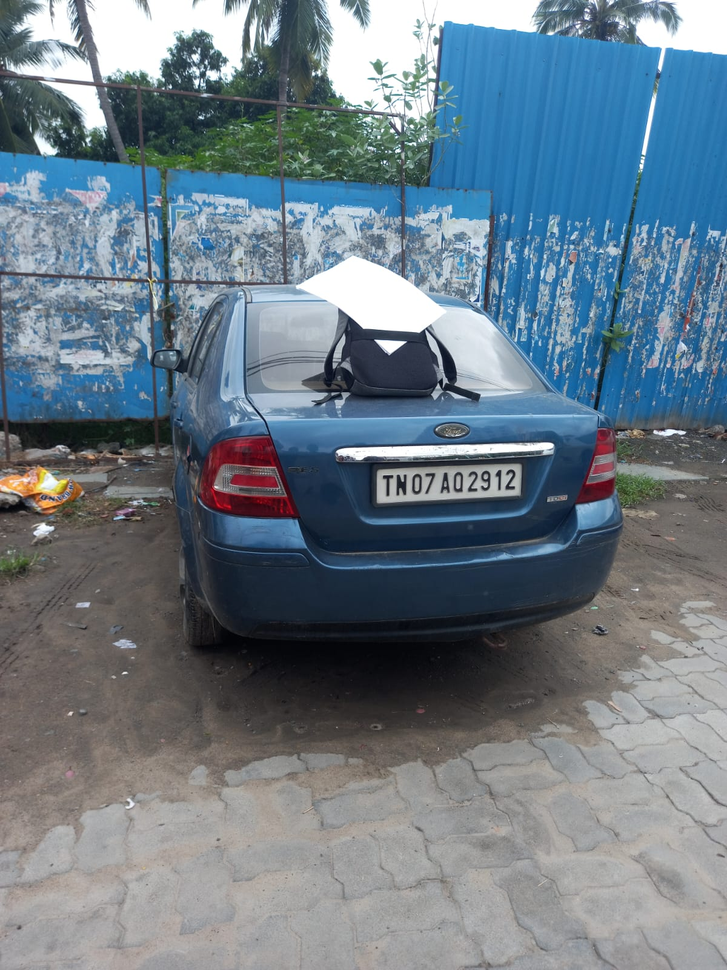
//> input picture images/input2.png, 727 x 970 px, shrunk from 1200 x 1600 before the run; its folder holds only this picture in this run
$ ./main   (built with g++ and OpenCV 4)
//> lines starting //> are read from the running program, lines starting //| are printed output that depends on the picture; after the words box and inside, x2 and y2 are one past the last pixel; in counts of white or black regions, pixels touching at a corner belong together
#include <opencv2/opencv.hpp>
#include <iostream>
#include <fstream>
#include <ctime>
#include <filesystem>
#include <cctype>

namespace fs = std::filesystem;

// Function to correct plate text
std::string correctPlate(const std::string &raw)
{
    std::string corrected = raw;

    for (int i = 0; i < corrected.size(); ++i)
    {
        char &c = corrected[i];

        if ((i == 0 || i == 1 || i == 4 || i == 5) && isdigit(c))
        {
            if (c == '0')
                c = 'O';
            else if (c == '1')
                c = 'I';
            else if (c == '4')
                c = 'A';
            else if (c == '8')
                c = 'B';
        }

        else if ((i == 2 || i == 3 || i >= 6) && isalpha(c))
        {
            if (c == 'O')
                c = '0';
            else if (c == 'I')
                c = '1';
            else if (c == 'Z')
                c = '2';
            else if (c == 'A')
                c = '4';
            else if (c == 'B')
                c = '8';
        }
    }

    return corrected;
}

int main()
{
    std::vector<std::string> availableImages;
    std::cout << "Available images:\n";
    for (const auto &entry : fs::directory_iterator("images"))
    {
        std::string name = entry.path().filename().string();
        std::cout << availableImages.size() + 1 << ". " << name << "\n";
        availableImages.push_back(name);
    }

    if (availableImages.empty())
    {
        std::cerr << "No images found in 'images/' directory.\n";
        return -1;
    }

    // Choose image
    int choice;
    std::cout << "Choose image number: ";
    std::cin >> choice;
//> the answer given: 1
    std::cin.ignore();

    if (choice < 1 || choice > availableImages.size())
    {
        std::cerr << "Invalid choice.\n";
        return -1;
    }

    std::string imagePath = "images/" + availableImages[choice - 1];
    cv::Mat image = cv::imread(imagePath);
//> image is the input picture: 970 rows x 727 cols, CV_8UC3; mean B, G, R 135.3, 124.1, 109.1
    if (image.empty())
    {
        std::cerr << "Failed to read image: " << imagePath << "\n";
        return -1;
    }

    // Preprocess
    cv::Mat gray, blurred;
    cv::cvtColor(image, gray, cv::COLOR_BGR2GRAY);
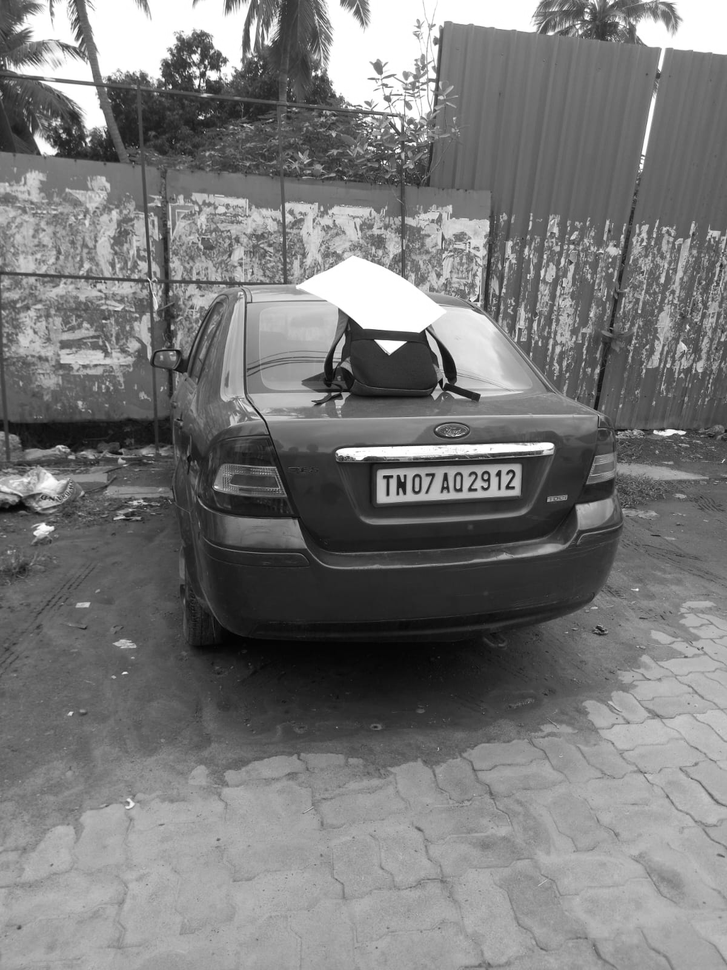
//> gray: 970 rows x 727 cols, CV_8UC1; min 2, max 255, mean 120.9
    cv::GaussianBlur(gray, blurred, cv::Size(5, 5), 0);
    cv::equalizeHist(blurred, gray);
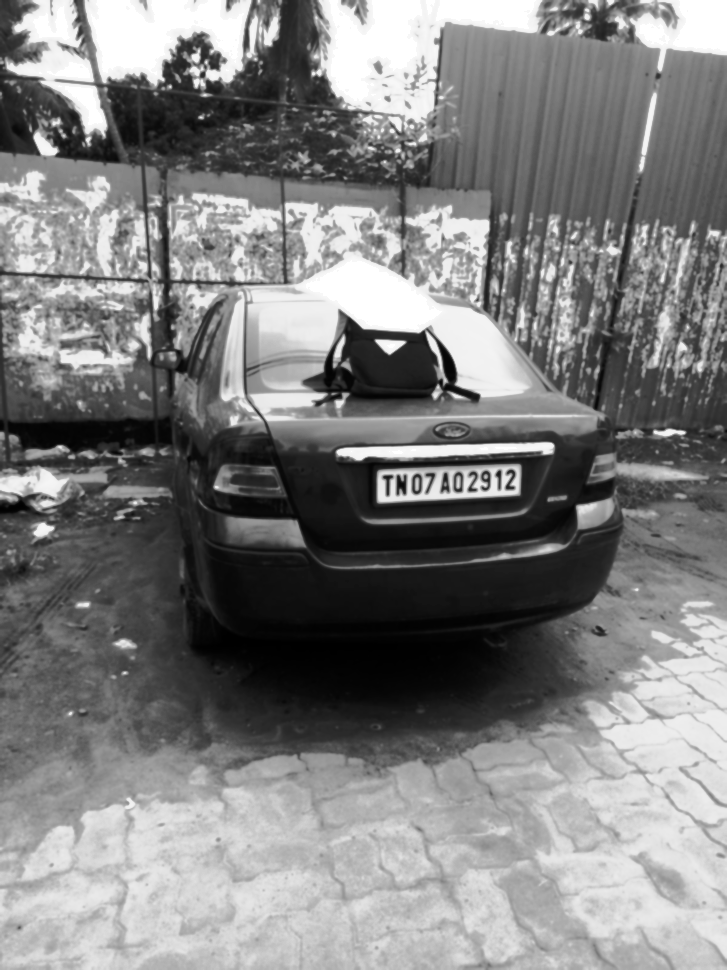
//> gray: 970 rows x 727 cols, CV_8UC1; min 0, max 255, mean 128.4

    // Load Haar cascade
    cv::CascadeClassifier plateCascade;
    if (!plateCascade.load("haarcascade_russian_plate_number.xml"))
    {
        std::cerr << "Error loading Haar Cascade!\n";
        return -1;
    }

    std::vector<cv::Rect> plates;
    plateCascade.detectMultiScale(gray, plates, 1.1, 10, 0, cv::Size(50, 50));
//> plates = 1 Rect (x, y, width, height): [364, 451, 179, 60]

    if (plates.empty())
    {
        std::cout << "No plates detected.\n";
        return 0;
    }

    // Take plate
    cv::Rect plateRegion = plates[0];
//> plateRegion = Rect(364, 451, 179, 60)
    cv::Mat croppedPlate = image(plateRegion);
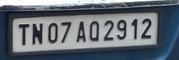
//> croppedPlate: 60 rows x 179 cols, CV_8UC3; mean B, G, R 117.1, 109.1, 100.6

    // Preprocess cropped plate
    cv::cvtColor(croppedPlate, croppedPlate, cv::COLOR_BGR2GRAY);
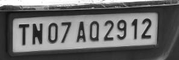
//> croppedPlate: 60 rows x 179 cols, CV_8UC1; min 11, max 255, mean 107.5
    cv::threshold(croppedPlate, croppedPlate, 0, 255, cv::THRESH_BINARY | cv::THRESH_OTSU);
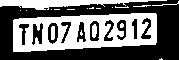
//> croppedPlate: 60 rows x 179 cols, CV_8UC1; 43.4% white; 19 white regions (13 under 20 px), largest, box (x1, y1, x2, y2) and area: (13, 13, 157, 52) 3577, (0, 0, 167, 10) 839, (92, 24, 97, 38) 59, (51, 26, 55, 40) 54, (152, 1, 179, 6) 30, (133, 5, 151, 7) 22

    // Create data folder
    if (!fs::exists("data"))
    {
        fs::create_directory("data");
    }

    // Generate timestamp
    std::string timestamp = std::to_string(time(0));
    std::string folderName = "data/" + timestamp;
    fs::create_directory(folderName);

    // Put cropped img and txt file in timestamp folder
    std::string croppedName = folderName + "/cropped_" + timestamp + ".png";
    cv::imwrite(croppedName, croppedPlate);
    std::cout << "Cropped plate saved as: " << croppedName << "\n";

    // Run tesseract
    std::string txtOutputName = folderName + "/output_" + timestamp;
    std::string command = "tesseract " + croppedName + " " + txtOutputName + " --psm 7 -c tessedit_char_whitelist=ABCDEFGHIJKLMNOPQRSTUVWXYZ0123456789";
    system(command.c_str());

    // Read OCR result
    std::ifstream ocrResult(txtOutputName + ".txt");
    std::string plateText((std::istreambuf_iterator<char>(ocrResult)), std::istreambuf_iterator<char>());

    // Correct the OCR result using correctPlate()
    std::string correctedPlateText = correctPlate(plateText);

    // Display plate
    std::cout << "Detected Plate Text: " << correctedPlateText << "\n";

    // Overwrite txt file
    std::ofstream correctedOutput(txtOutputName + ".txt");
    correctedOutput << correctedPlateText;
    correctedOutput.close();
    return 0;
}
